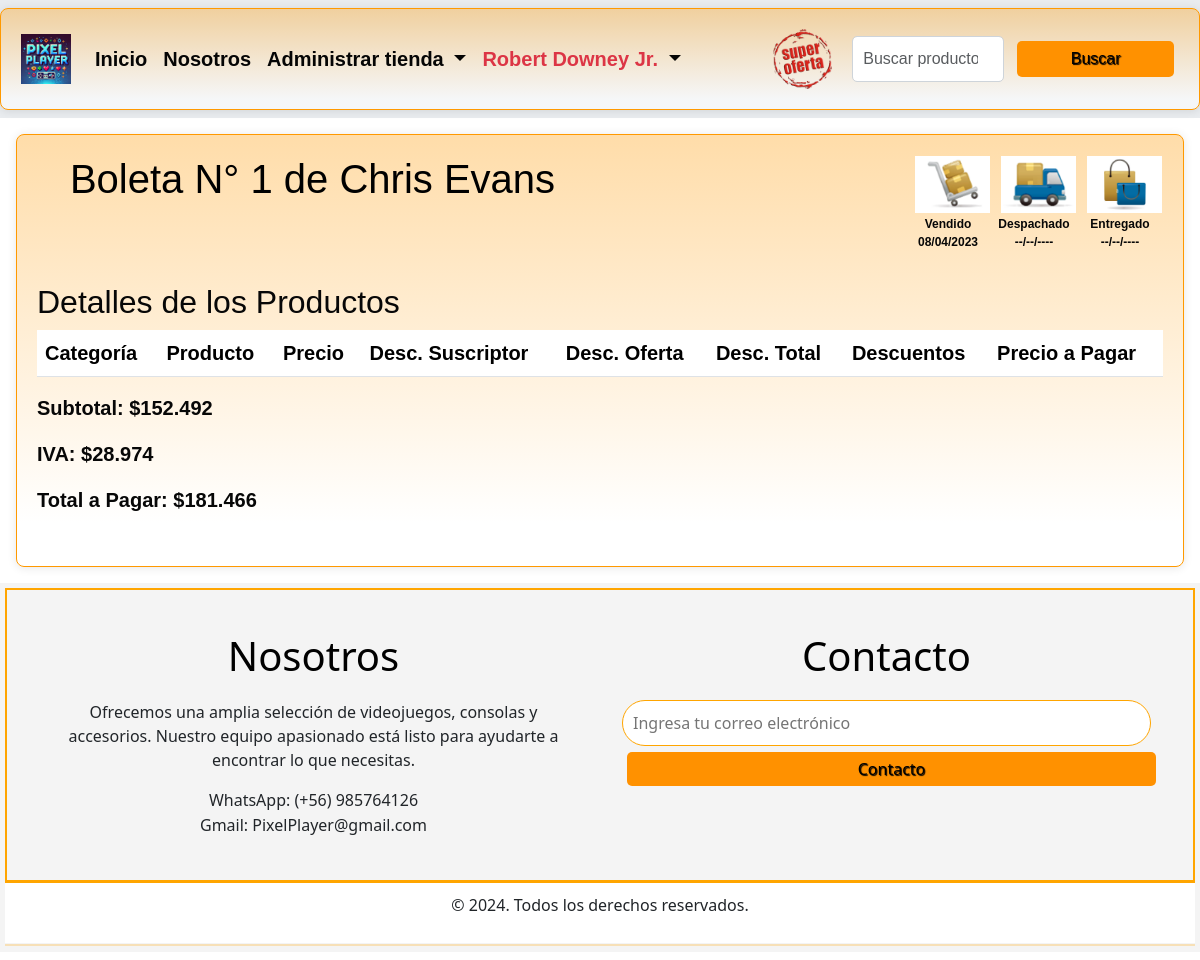
Screenshot of /boleta/1 (signed in) with the database file from the repository.
### core/models.py (models this page shows, shortened)
class Boleta(models.Model):
    ESTADO_CHOICES = [
        ('Anulado', 'Anulado'),
        ('Vendido', 'Vendido'),
        ('Despachado', 'Despachado'),
        ('Entregado', 'Entregado'),
    ]
    nro_boleta = models.IntegerField(primary_key=True, blank=False, null=False, verbose_name='Nro boleta')
    cliente = models.ForeignKey(Perfil, on_delete=models.DO_NOTHING)
    monto_sin_iva = models.IntegerField(blank=False, null=False, verbose_name='Monto sin IVA')
    iva = models.IntegerField(blank=False, null=False, verbose_name='IVA')
    total_a_pagar = models.IntegerField(blank=False, null=False, verbose_name='Total a pagar')
    fecha_venta = models.DateField(blank=False, null=False, verbose_name='Fecha de venta')
    fecha_despacho = models.DateField(blank=True, null=True, verbose_name='Fecha de despacho')
    fecha_entrega = models.DateField(blank=True, null=True, verbose_name='Fecha de entrega')
    estado = models.CharField(choices=ESTADO_CHOICES, max_length=50, blank=False, null=False, verbose_name='Estado')
    class Meta:
        db_table = 'Boleta'
        verbose_name = "Boleta"
        verbose_name_plural = "Boletas"

class Perfil(models.Model):
    USUARIO_CHOICES = [
        ('Cliente', 'Cliente'),
        ('Administrador', 'Administrador'),
        ('Superusuario', 'Superusuario'),
    ]
    usuario = models.OneToOneField(User, on_delete=models.CASCADE)
    tipo_usuario = models.CharField(
        choices=USUARIO_CHOICES,
        max_length=50,
        blank=False,
        null=False,
        verbose_name='Tipo de usuario'
    )
    rut = models.CharField(max_length=15, blank=False, null=False, verbose_name='RUT')
    direccion = models.CharField(max_length=800, blank=False, null=False, verbose_name='Dirección')
    subscrito = models.BooleanField(blank=False, null=False, verbose_name='Subscrito')
    imagen = models.ImageField(upload_to='perfiles/', blank=False, null=False, verbose_name='Imagen')
    class Meta:
        db_table = 'Perfil'
        verbose_name = "Perfil de usuario"
        verbose_name_plural = "Perfiles de usuarios"
        ordering = ['tipo_usuario']

### core/views.py (the view)
# urls.py: path('boleta/<nro_boleta>', boleta, name='boleta'),
@login_required
def boleta(request, nro_boleta):
    boleta = None
    detalle_boleta = None
    if Boleta.objects.filter(nro_boleta=nro_boleta).exists():
        boleta = Boleta.objects.get(nro_boleta=nro_boleta)
        boleta_es_del_usuario = Boleta.objects.filter(nro_boleta=nro_boleta, cliente=request.user.perfil).exists()
        if boleta_es_del_usuario or request.user.is_staff:
            detalle_boleta = DetalleBoleta.objects.filter(boleta=boleta)
        else:
            messages.error(request, f'Lo siento la boleta N° {nro_boleta} pertenece a {boleta.cliente}')
            boleta= None
    else:
        messages.error(request, f'La boleta N° {nro_boleta} no existe en la base de datos')
    context = {
        'boleta': boleta,
        'detalle_boleta': detalle_boleta
    }
    return render(request, 'core/boleta.html', context)

### core/context_processors.py (called while the page is built, shortened)
def obtener_datos_usuario(request):
    first_name = ''
    last_name = ''
    if request.user.is_authenticated:
        usuario = User.objects.get(pk=request.user.pk)
        first_name = usuario.first_name
        last_name = usuario.last_name
    return first_name, last_name

def obtener_datos_carrito(request):
    cantidad_productos = 0
    mostrar_carrito = False
    if request.user.is_authenticated:
        usuario = User.objects.get(pk=request.user.pk)
        if request.user.perfil.tipo_usuario == 'Cliente':
            cantidad_productos = Carrito.objects.filter(cliente=request.user.perfil).count()
            mostrar_carrito = cantidad_productos > 0
    return mostrar_carrito, cantidad_productos

def get_and_clean_session_variable(request, name):
    value = ''
    if name in request.session:
        value = request.session.get(name)
        request.session[name] = ''
    return value

def obtener_mensajes(request):
    html_messages = ''
    tipo_mensajes = []
    lista_mensajes = list(messages.get_messages(request))
    html_form_errors = get_and_clean_session_variable(request, 'backend_html_form_errors')
    titulo = html_form_errors != '' or len(lista_mensajes) > 1
    mensajes = SafeString(html_messages + html_form_errors)
    tipo_mensaje = ''
    if html_form_errors != '' or 'error' in tipo_mensajes:
        tipo_mensaje = 'error'
    elif 'success' in tipo_mensajes:
        tipo_mensaje = 'success'
    elif 'info' in tipo_mensajes:
        tipo_mensaje = 'info'
    return mensajes, tipo_mensaje

def global_render(request):
    first_name, last_name = obtener_datos_usuario(request)
    mostrar_carrito, cantidad_productos = obtener_datos_carrito(request)
    mensajes, tipo_mensaje = obtener_mensajes(request)
    return {
        'mostrar_carrito': mostrar_carrito,
        'cantidad_productos': cantidad_productos,
        'first_name': first_name,
        'last_name': last_name,
        'backend_messages': mensajes,
        'backend_message_type': tipo_mensaje,
    }

### core/templatetags/custom_filters.py (called while the page is built)
@register.filter
def formatear_dinero(value):
    value = round(value)
    value = f'${value:,}'
    value = value.replace(',', '.')
    return value

@register.filter
def formatear_fecha(value):
    if value == None:
        value = '--/--/----'
    else:
        value = value.strftime("%d/%m/%Y")
    return f'{value}'

### core/templates/core/boleta.html (shortened to what this page needs)
{% extends 'core/base.html' %}
{% load static %}
{% load custom_filters %}
{% block content %}
<div class="container-fluid">
    {% if boleta %}
        <div class="row">
            <div class="col-6 text-right">
                <h1>
                    Boleta N° {{ boleta.nro_boleta }} de {{ boleta.cliente.usuario.first_name }} {{ boleta.cliente.usuario.last_name }}
                </h1>
            </div>
            <div class="col-6">
                <table class="mb-3" style="float: right">
                    <tr>
                        <td class="td_img_estado_boleta">
                            <img src="{% static 'core/img/vendido.png' %}" style="width: 75px;">
                        </td>
                        <td class="td_img_estado_boleta">
                            <img src="{% static 'core/img/despachado.png' %}" style="width: 75px;">
                        </td>
                        <td class="td_img_estado_boleta">
                            <img src="{% static 'core/img/entregado.png' %}" style="width: 75px;">
                        </td>
                    </tr>
                    <tr>
                        <td class="td_fec_estado_boleta">
                            Vendido <br>
                            {{ boleta.fecha_venta|formatear_fecha }}
                        </td>
                        <td class="td_fec_estado_boleta">
                            Despachado <br>
                            {{ boleta.fecha_despacho|formatear_fecha }}
                        </td>
                        <td class="td_fec_estado_boleta">
                            Entregado <br>
                            {{ boleta.fecha_entrega|formatear_fecha }}
                        </td>
                    </tr>
                </table>
            </div>
        </div>
        <h2>Detalles de los Productos</h2>
        <table class="table table-hover">
            <thead>
                <tr>
                    <th>Categoría</th>
                    <th>Producto</th>
                    <th>Precio</th>
                    <th>Desc. Suscriptor</th>
                    <th>Desc. Oferta</th>
                    <th>Desc. Total</th>
                    <th>Descuentos</th>
                    <th>Precio a Pagar</th>
                </tr>
            </thead>
        </table>
        <div class="row">
            <div class="col-12 text-right">
                <p><strong>Subtotal:</strong> {{ boleta.monto_sin_iva|formatear_dinero }}</p>
                <p><strong>IVA:</strong> {{ boleta.iva|formatear_dinero }}</p>
                <p><strong>Total a Pagar:</strong> {{ boleta.total_a_pagar|formatear_dinero }}</p>
            </div>
        </div>
    </div>
    {% else %}
        <h1>No se puede mostrar la boleta</h1>
    {% endif %}
{% endblock content %}

### core/templates/core/base.html (shortened to what this page needs)
{% load static %}
<!DOCTYPE html>
<html lang="es">
<head>
    <link type="text/css" rel="stylesheet" href="https://cdn.jsdelivr.net/npm/bootstrap@5.3.0/dist/css/bootstrap.min.css" />
    <link type="text/css" rel="stylesheet" href="https://cdn.datatables.net/1.13.4/css/dataTables.bootstrap5.min.css" />
    <link type="text/css" rel="stylesheet" href="https://cdnjs.cloudflare.com/ajax/libs/animate.css/4.1.1/animate.min.css" />
    <link type="text/css" rel="stylesheet" href="{% static 'core/css/base.css' %}">
    <link type="text/css" rel="stylesheet" href="{% static 'core/css/style.css' %}">
    <link type="text/css" rel="stylesheet" href="{% static 'core/css/page-layout.css' %}">
    <link href="https://cdn.jsdelivr.net/npm/bootstrap@5.3.3/dist/css/bootstrap.min.css" rel="stylesheet">
    <link rel="stylesheet" href="{% static 'core/css/style.css' %}">
    {% block stylesheet %}
    <link type="text/css" rel="stylesheet" href="{% static 'core/css/registrarme.css' %}">
    {% endblock stylesheet %}
</head>
<body>
  <nav class="navbar navbar-expand-lg bg-body-secondary pagelayout-1">
    <div class="container-fluid">
      <a class="navbar-brand" href="{% url 'inicio' %}">
        <img src="{% static 'core/img/logosup.webp' %}" class="logo-menu-superior" style="height: 50px;;" alt="">
      </a>
      <div class="collapse navbar-collapse" id="navbarSupportedContent">
        <ul class="navbar-nav me-auto mb-2 mb-lg-0">
          <li class="nav-item">
            <a class="nav-link active" aria-current="page" href="{% url 'inicio' %}"> Inicio </a>
          </li>
          <li class="nav-item">
            <a class="nav-link active" aria-current="page" href="{% url 'nosotros' %}"> Nosotros </a>
          </li>
          {% if user.is_authenticated and user.is_staff and user.is_active or user.is_authenticated and user.is_superuser and user.is_active %}
            <li class="nav-item dropdown">
              <a class="nav-link dropdown-toggle" href="#" role="button" data-bs-toggle="dropdown"
                  aria-expanded="false">
                Administrar tienda
              </a>
            </li>
          {% endif %}
          {% if user.is_authenticated %}
            <li class="nav-item dropdown">
              <a class="nav-link dropdown-toggle" href="#" role="button" data-bs-toggle="dropdown"
                  aria-expanded="false" href="{% url 'ingresar' %}">
                {% if user.is_superuser %}
                  <span class="text-danger fw-bold">
                {% elif user.is_staff %}
                  <span class="text-success fw-bold">
                {% else %}
                  <span>
                {% endif %}
                  {{ first_name }} {{ last_name }}
                </span>
              </a>
            </li>
          {% endif %}
        </ul>
        <a href="{% url 'premio' %}">
          <img src="{% static 'core/img/soferta.png' %}" style="height: 60px; margin-right: 20px;" alt="">
        </a>
        <form method="post" action="{% url 'inicio' %}" class="d-flex" role="search">
          <input class="form-control me-2" type="search" placeholder="Buscar productos"
              aria-label="Search" id="buscar" id="buscar" name="buscar">
          <button class="btn btn-outline-success" type="submit"> Buscar </button>
        </form>
      </nav>
  <div class="content m-3 pagelayout-2">
    {% block content %}
    {% endblock content %}
  </div>
  <footer class="container-footer" class="menu-inferior pagelayout-3">
      <div class="footer-content">
        <div class="footer-section about">
          <h1 class="logo-text">Nosotros</h1>
          <p>Ofrecemos una amplia selección de videojuegos, consolas y accesorios.
            Nuestro equipo apasionado está listo para ayudarte a encontrar lo que necesitas.</p>
          <div class="contact">
            <span>WhatsApp: (+56) 985764126</span>
            <span> Gmail: PixelPlayer@gmail.com</span>
          </div>
        </div>
        <div class="footer-section contact-form">
          <h1>Contacto</h1>
          <form action="#">
            <input type="email" name="email" class="text-input contact-input" placeholder="Ingresa tu correo electrónico">
            <button type="submit" class="btn btn-primary">Contacto</button>
          </form>
        </div>
      </div>
      <div class="footer-bottom">
        <p>&copy; 2024. Todos los derechos reservados.</p>
      </div>
    <hr>
  </footer>
</body>
</html>

### core/static/core/css/base.css (style rules this page uses)
.logo-menu-superior { height: 40px; }
.td_img_estado_boleta { text-align: center; padding-left: 10px; }
.td_fec_estado_boleta { text-align: center; font-size: 12px; }

### core/static/core/css/style.css (style rules this page uses)
body { height: 120vh; background: linear-gradient(to top, #ffffff8e 10%, rgba(255, 255, 255, 0.397) 100%) no-repeat; text-align: center; margin: 0; padding: 0; }
.container-fluid { border: 1px solid #ff9900; border-radius: 20px; padding: 200x; font-family:'Lucida Sans', 'Lucida Sans Regular', 'Lucida Grande', 'Lucida Sans Unicode', Geneva, Verdana, sans-serif; box-shadow: 0 4px 8px rgba(40, 51, 51, 0.411); font-weight: bold; font-size: 20px; color: #070707; text-shadow: 1px #000; }
.navbar .navbar-nav .nav-link { color: #050505; }
.container-footer { background-color: #f4f4f4; padding: 5px 5px; text-align: center; }
.footer-content { display: flex; justify-content: space-around; align-items: flex-start; padding: 20px; border: 2px solid orange; text-shadow: 1px 1px 1x #000; }
.footer-section { flex: 1; padding: 20px; border: 1px solid rgba(255, 255, 255, 0); margin: 1px; text-shadow: 1px #000; }
.contact span, .contact-form input { display: block; margin-bottom: 1px; }
.contact-form input { padding: 10px; width: 100%; border: 1px solid orange; border-radius: 200px; text-shadow: 1px #000; }
.btn { background:#ebe6e6; color: rgb(0, 0, 0); padding: 5px 40px; border: 2px solid orange; border-radius: 5px; cursor: pointer; text-decoration: none; width: 100%; text-shadow: 1px 1px 1px #000; }
.footer-bottom { background-color: #ffffff; padding: 10px; border-top: 1px solid orange; }
hr { border: 1px solid orange; width: 100%; margin: 1px auto; }

### core/static/core/css/registrarme.css (style rules this page uses)
.container-fluid { background: linear-gradient(to top, #ffffff8e 10%, rgba(255, 153, 1, 0.336) 100%) no-repeat; border-radius: 8px; padding: 20px; box-shadow: 0 1px 10px rgba(0, 0, 0, 0.1); text-align: left; }
h1 { text-align: center; color: #000000; margin-bottom: 20px; }
.row { margin-bottom: 15px; }
button { margin: 5px; background-color: #ff9100; color: #000000; border: none; padding: 5px 15px; border-radius: 5px; cursor: pointer; }
button[type="submit"], button[type="reset"], button[id="crear_usuario_prueba"], button[onclick] { background-color: #ff9100; color: #000000; border: none; padding: 5px 15px; border-radius: 5px; cursor: pointer; }
.form-control { border: 1px solid #ced4da; border-radius: 5px; padding: 10px; text-align: left; }
.btn-primary { color: #fff; background-color: #007bff; border-color: #007bff; }

### rows the page displays
Boleta: nro_boleta "1", cliente.usuario.first_name "Chris", cliente.usuario.last_name "Evans", fecha_venta "08/04/2023", fecha_despacho "--/--/----", fecha_entrega "--/--/----", monto_sin_iva "$152.492", iva "$28.974", total_a_pagar "$181.466"

### other values shown
{{ first_name }} "Robert"
{{ last_name }} "Downey Jr."
